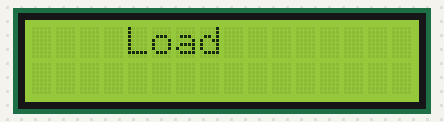
The sketch below on a simulated Arduino Uno, built with avr-gcc and run on an emulated ATmega328P. Parts: 16×2 character LCD. The local clock reads 2024-03-15 10:24:30 at power-on unless the sketch sets it; what the sketch prints to the serial monitor is not drawn.

Above: at 0.1 s.
At 1.4 s:
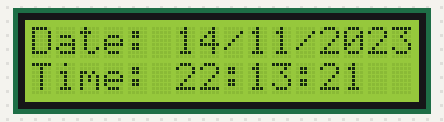
At 10.7 s:
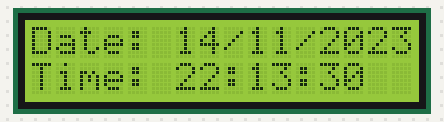
At 20.0 s:
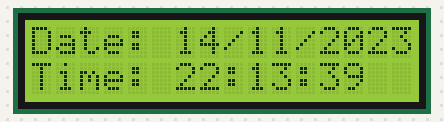
At 29.3 s:
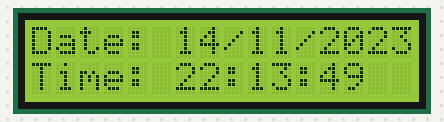
At 38.6 s:
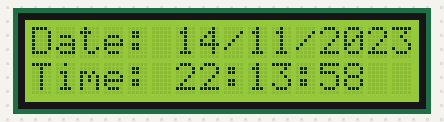

The sketch:

ClockWithLcd.ino
```cpp
// Бібліотека для LCD по I2C
#include <LiquidCrystal_I2C.h>

// Бібліотека інтерфейсу
// ThreeWire
#include <ThreeWire.h>

// Бібліотека для роботи
// з модулем DS1302
#include <RtcDS1302.h>

// Створюємо об'єкт LCD.
// 0x27 - I2C адреса.
// 16 символів.
// 2 рядки.
LiquidCrystal_I2C lcd(0x27, 16, 2);

// Підключення DS1302:
// DAT -> D7
// CLK -> D6
// RST -> D8
ThreeWire myWire(7, 6, 8);

// Створюємо об'єкт
// годинника реального часу.
RtcDS1302<ThreeWire> Rtc(myWire);

void setup() {

  // Запускаємо Serial Monitor
  // для налагодження.
  Serial.begin(9600);

  // Ініціалізація LCD.
  lcd.init();

  // Вмикаємо підсвічування.
  lcd.backlight();

  // Виводимо привітання.
  lcd.print("Hello to Display");

  // Очищаємо дисплей.
  lcd.clear();

  // Повідомлення про запуск.
  lcd.print("    Load   ");

  // Невелика затримка.
  delay(200);

  // Ініціалізація DS1302.
  Rtc.Begin();

  // Створюємо дату та час
  // із моменту компіляції.
  RtcDateTime currentTime =
      RtcDateTime(__DATE__, __TIME__);

  // Записуємо дату і час
  // у модуль DS1302.
  Rtc.SetDateTime(currentTime);

  // Виводимо дату
  // компіляції.
  Serial.println(__DATE__);

  // Виводимо час
  // компіляції.
  Serial.println(__TIME__);
}

void loop() {

  // Оновлення раз
  // на секунду.
  delay(1000);

  // Очищаємо дисплей.
  lcd.clear();

  // Виводимо дату
  // та час.
  printDateTime();
}

// Отримуємо поточний
// час із DS1302.
void printDateTime() {

  // Зчитуємо дату та час.
  RtcDateTime now =
      Rtc.GetDateTime();

  // Виводимо дату.
  printDate(now);

  // Виводимо час.
  printTime(now);
}

// Виведення дати.
void printDate(RtcDateTime now) {

  // Початок першого рядка.
  lcd.setCursor(0, 0);
  lcd.print("Date: ");

  // День.
  lcd.print(now.Day());
  lcd.print("/");

  // Місяць.
  lcd.print(now.Month());
  lcd.print("/");

  // Рік.
  lcd.print(now.Year());
}

// Виведення часу.
void printTime(RtcDateTime now) {
  // Початок другого рядка.
  lcd.setCursor(0, 1);
  lcd.print("Time: ");

  // Години.
  lcd.print(now.Hour());
  lcd.print(":");

  // Хвилини.
  lcd.print(now.Minute());
  lcd.print(":");

  // Секунди.
  lcd.print(now.Second());
}
```

Measured:
- what the display in image 1 shows lasts 1.1 s, from 1.3 s to 2.4 s
